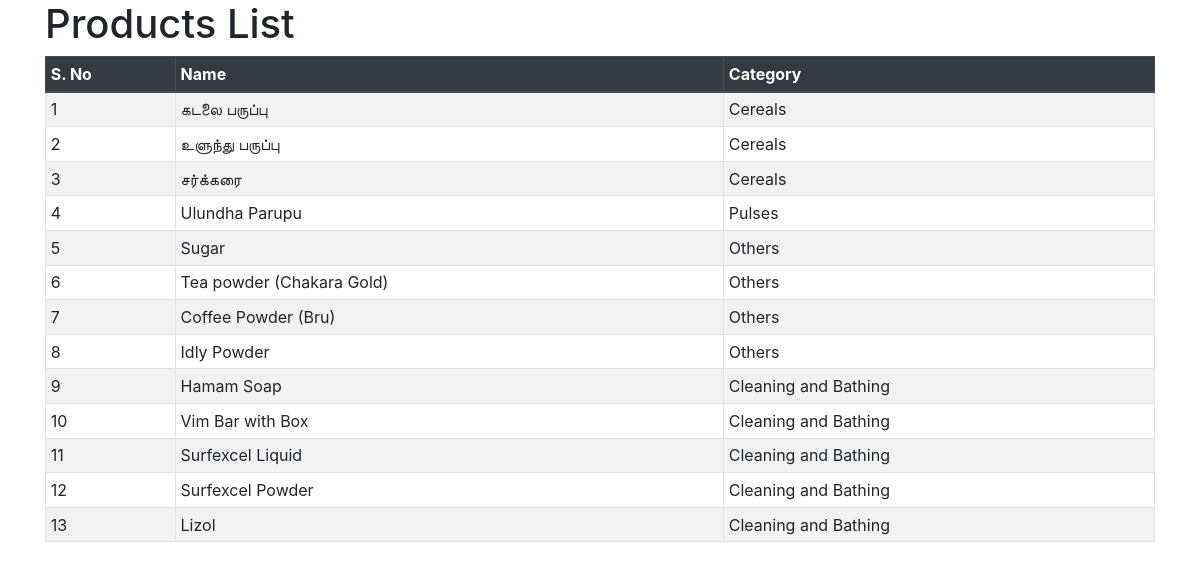
Screenshot of /products/ with the database file from the repository.
### product/models.py (models this page shows, shortened)
class TimeMixin(models.Model):
    created_at = models.DateTimeField(auto_now_add=True)
    updated_at = models.DateTimeField(auto_now=True)
    deleted_at = models.DateTimeField(auto_now=True)
    class Meta:
        abstract = True

class Product(TimeMixin):
    name = models.CharField(max_length=200, blank=False, null=False)
    category = models.ForeignKey(Category, on_delete=models.SET_NULL, null=True)
    quantity = models.FloatField(blank=False, null=False, default=1, help_text='Give the quantity of the product. Example, 1 kg, 2 litres, etc.')
    unit = models.CharField(max_length=100, choices=enum.MeasuringUnits.choices, blank=False, null=False, default='nos', help_text='Enter unit to measure the quantity. Example, 1kg, 2litre. Here, kg and litre are the units')
    cost = models.FloatField(blank=True, null=True, default=0.0)

class Category(TimeMixin):
    name = models.CharField(max_length=200, blank=False, null=False)
    def __str__(self) -> str:
        return self.name

### product/views.py (the view)
# urls.py: path('', ProductListView.as_view(), name='product-list'),
class ProductListView(ListView):
    model = Product
    paginate_by: int = 50

### product/templates/product/product_list.html (shortened to what this page needs)
{% extends 'base.html' %}
{% block content %}
<h1>Products List</h1>
<table class="table table-striped table-bordered table-sm">
    <thead class="thead-dark">
        <tr>
            <th>S. No</th>
            <th>Name</th>
            <th>Category</th>
        </tr>
    </thead>
    {% for product in object_list %}
    <tr>
        <td>{{ forloop.counter }}</td>
        <td>{{ product.name }}</td>
        <td>{{ product.category }}</td>
    </tr>
    {% empty %}
    <tr>
        <td>No Product Added.</td>
    </tr>
    {% endfor %}
</table>
{% endblock content %}

### templates/base.html (shortened to what this page needs)
<!doctype html>
<html lang="en">
  <head>
    <link rel="stylesheet" href="https://cdn.jsdelivr.net/npm/bootstrap@4.5.3/dist/css/bootstrap.min.css">
  </head>
  <body>
    <div class="container">
      {% block content %}
      {% endblock content %}
    </div>
  </body>
</html>

### rows the page displays
Product: name "கடலை பருப்பு", category "Cereals"
Product: name "உளுந்து பருப்பு", category "Cereals"
Product: name "சர்க்கரை", category "Cereals"
Product: name "Ulundha Parupu", category "Pulses"
Product: name "Sugar", category "Others"
Product: name "Tea powder (Chakara Gold)", category "Others"
Product: name "Coffee Powder (Bru)", category "Others"
Product: name "Idly Powder", category "Others"
Product: name "Hamam Soap", category "Cleaning and Bathing"
Product: name "Vim Bar with Box", category "Cleaning and Bathing"
Product: name "Surfexcel Liquid", category "Cleaning and Bathing"
Product: name "Surfexcel Powder", category "Cleaning and Bathing"
Product: name "Lizol", category "Cleaning and Bathing"
